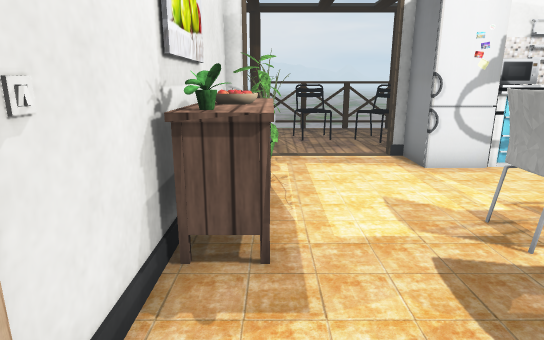
View 1 (above)

18 first-person views from a walk through a Unity game level. The camera is 1.2 m above the floor, tilts 14° down and sees 75° across. The floor is counted in squares, 0.5 m on a side. Each view is taken from the middle of a square. On the plan, view 1 faces up. The plan holds only what a view shows up to about 20 squares ahead; the rest is blank. The place goes on beyond the plan. The player character is not drawn. Door leaves are left out, so doorways stand open. Some surface patterns are stand-ins.

View 2
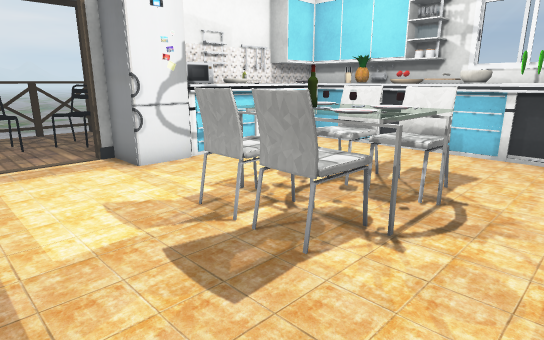

View 3
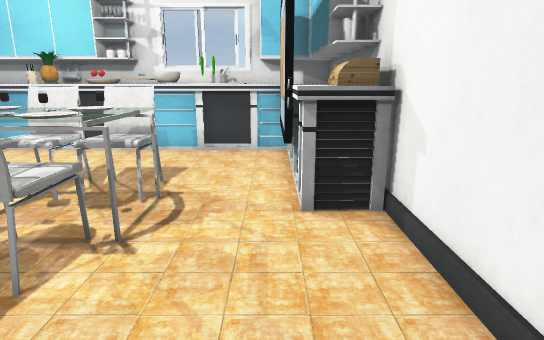

View 4
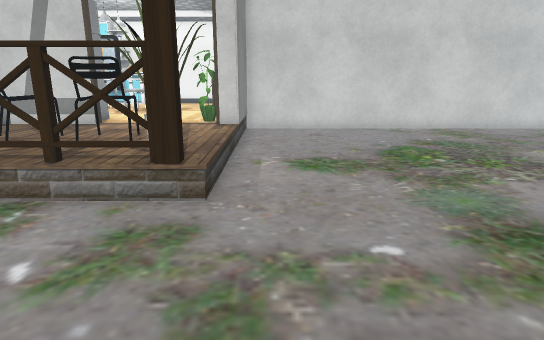

View 5
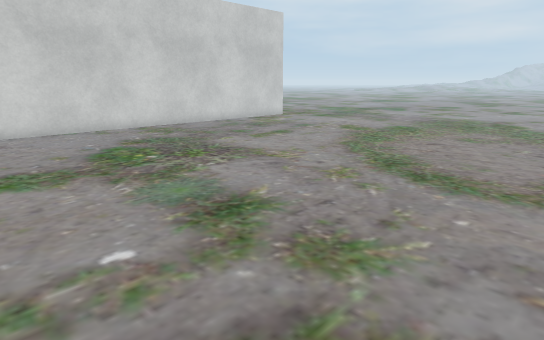

View 6
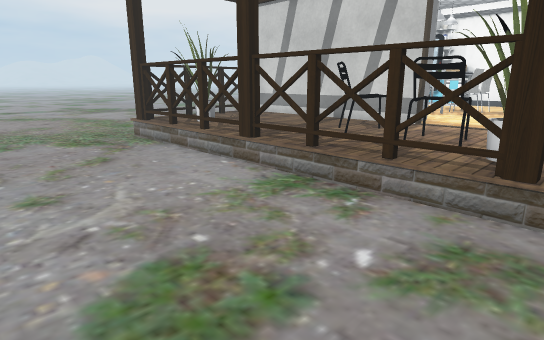

View 7
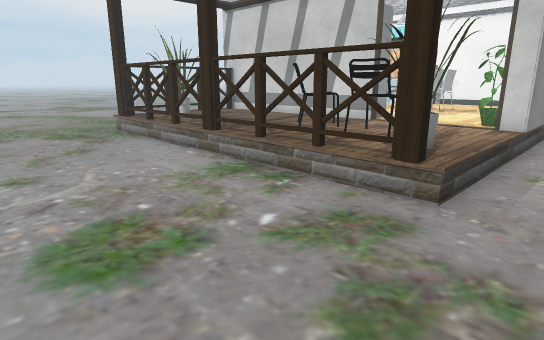

View 8
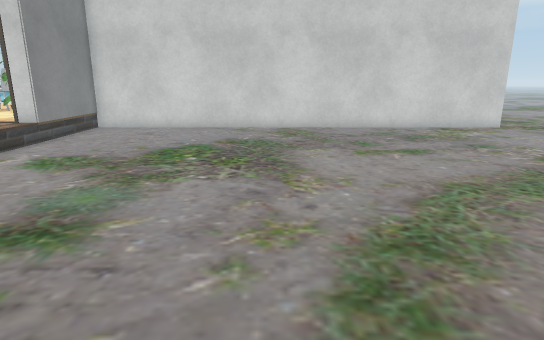

View 9
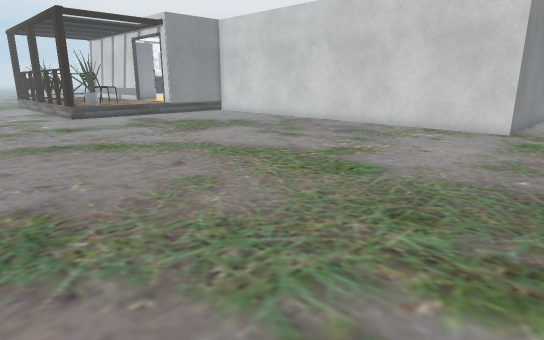

View 10
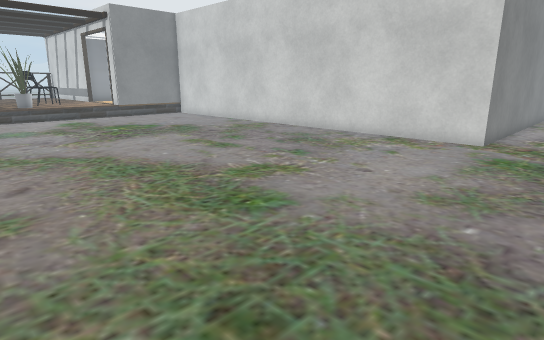

View 11
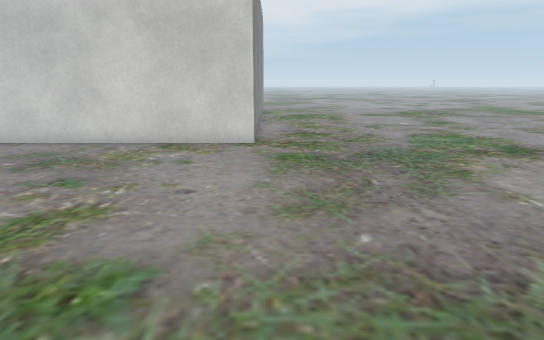

View 12
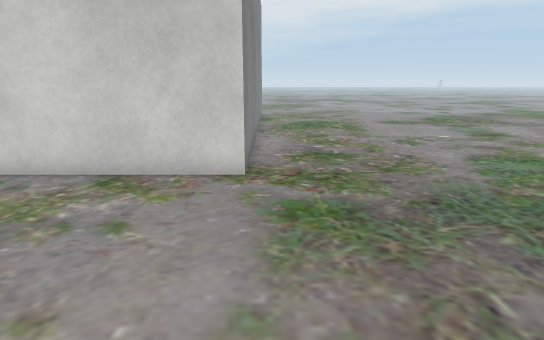

View 13
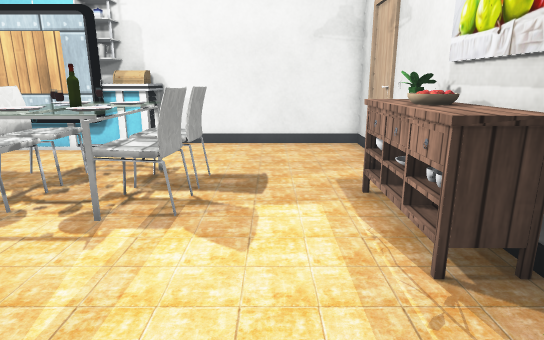

View 14
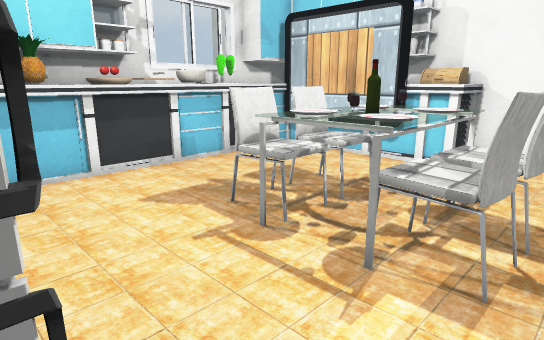

View 15
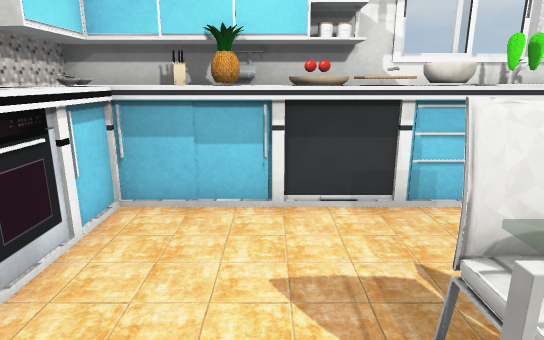

View 16
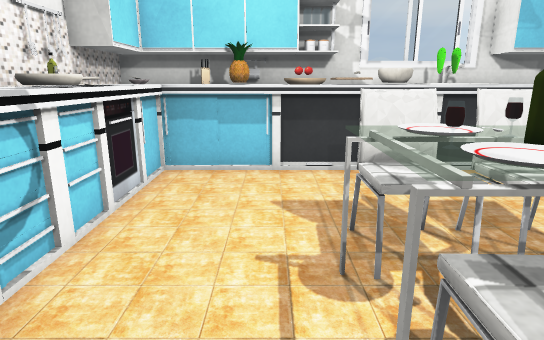

View 17
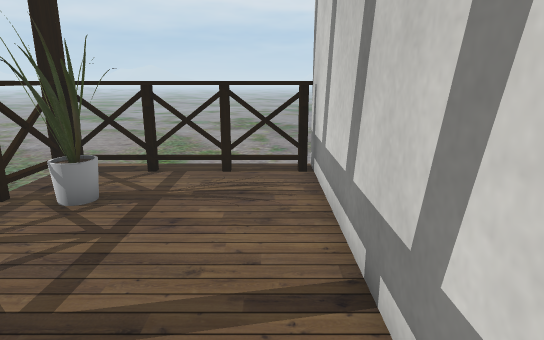

View 18
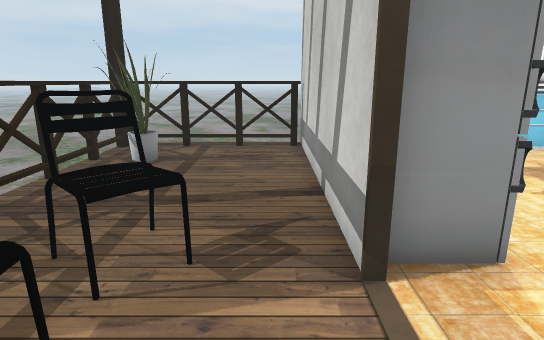

### Floor plan
Key: @ floor where view 1 was taken; # wall or solid block; . main floor; : floor 0.25 m higher than the main floor; + floor 0.5 m higher than the main floor; D open door; P plant; C chair; S shelf; F fridge; M microwave; A cabinet; I picture; J jar; B bottle; T table; N sink; O other object.
Columns run from 27 left of view 1 to 18 right of it. Each row starts with its distance up from view 1.
 26 .   ...         . ...  ..: .....
 25    ...................    ............    ...
 24   .....................  .....................
 23 ..............................................
 22 ..............................................
 21 ..............................................
 20 ..............................................
 19  .........................OOOOOOOOOOOOOOOO....
 18 ..........................PPP+++++++++PPOO ...
 17 ..........................++++++++++++++OO   .
 16 ..........................++CC+CC+++++++OO   .
 15 ..........................++CC+CC+++++++OO   .
 14 ..........................+++++CC+++++++OO
 13 ..........................++++++++++++++OO
 12 .........................##DD++####S######
 11 .........................##P+++F  MMSOOOOO
 10 .........................##P+++FFFOOOOOOOO
  9 .........................##+++++++++++++OO
  8 .........................#AA++++++++++++OO
  7 ....######################AA+++++++++++ OO
  6 ....#                    #IA+++CCTCC+++ OJ
  5 ....#                    #PA+++CCBCCC++ OO
  4 ....#                    #AA+++CC CC ++OOO
  3 ....#                    ##++++CCTCCC+++NO
  2 ....#                    ##+++++T T+++++N#
  1 ....#                    ##+++++++++++++NO
  0 ....#                    ##@++++++O#####OO
 -1 ....#                    ##++++++OOOOOOOOO
 -2 ....#                    #########OJOOOOO#

Positions as (right, up) in squares from view 1, and headings:
1: (0, 0), facing up
2: (0, 0), facing up-right
3: (0, 0), facing right
4: (-3, 26), facing down
5: (-3, 26), facing down-left
6: (-2, 26), facing down-right
7: (-4, 26), facing down-right
8: (-11, 26), facing down
9: (-27, 26), facing down-right
10: (-27, 22), facing down-right
11: (-24, 21), facing down
12: (-24, 16), facing down
13: (2, 12), facing down
14: (3, 10), facing down-right
15: (6, 7), facing right
16: (3, 7), facing right
17: (4, 13), facing right
18: (0, 13), facing right
